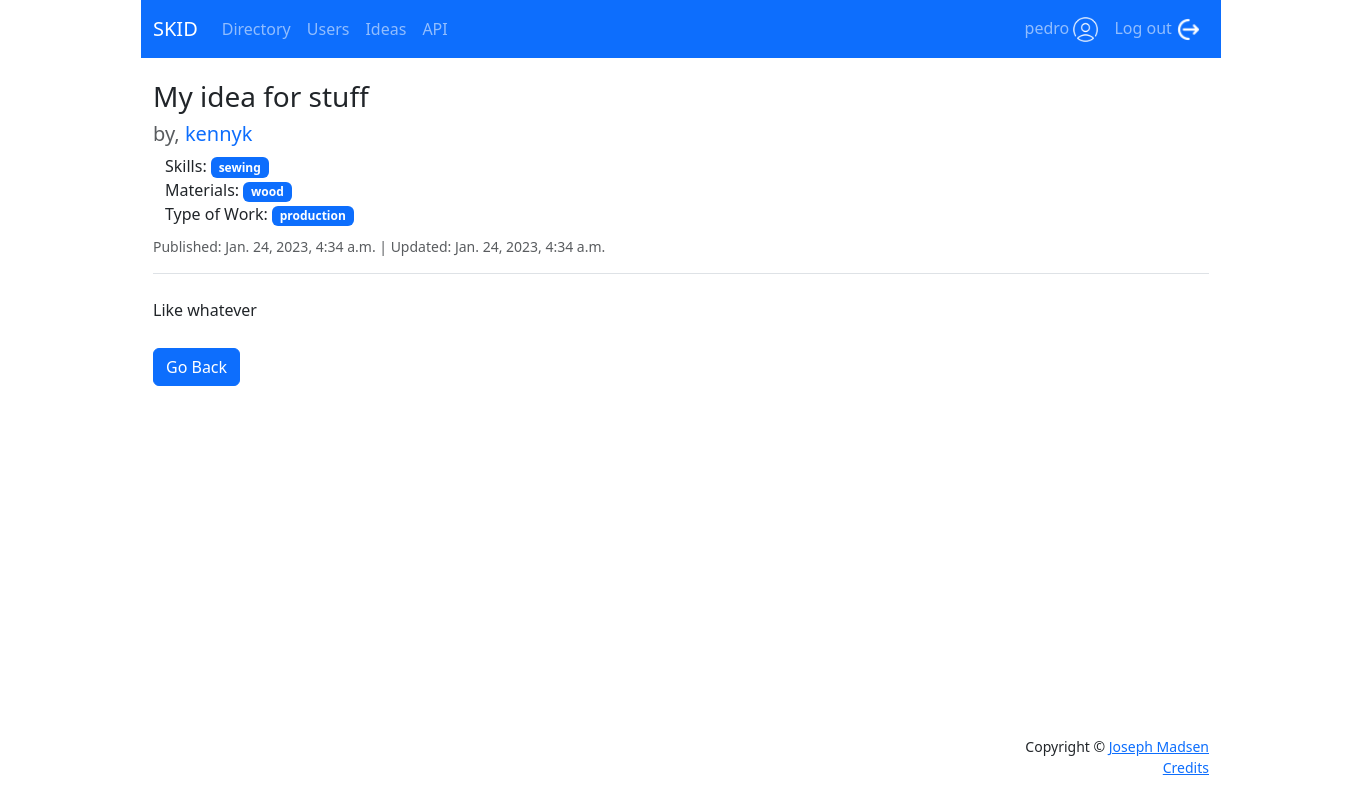
/directory/ideas/my-idea-for-stuff/ (signed in), run on the app's committed database.
### users/models.py (models this page shows, shortened)
class Idea(models.Model):
    author = models.ForeignKey(User, on_delete=models.CASCADE, null=True, related_name='ideas')
    title = models.CharField(max_length=140)
    slug = models.SlugField(max_length=140, default='', null=True, blank=True, unique=True)
    text = models.TextField()
    published = models.DateTimeField(auto_now_add=True)
    updated = models.DateTimeField(auto_now=True)
    skills = models.ManyToManyField(
        to=Skill,
        related_name='idea',
        blank=True,
        help_text='Type of skills needed for this Idea.')
    materials = models.ManyToManyField(
        to=Material,
        related_name='idea',
        blank=True,
        help_text='Type of materials needed for this Idea.')
    type_of_work = models.ManyToManyField(
        to=WorkType,
        related_name='idea',
        blank=True,
        help_text='How many do you need made? eg: one = prototype, many = production, etc.')
    IDEA_STATUS = (
        ('d', 'Draft'),
        ('p', 'Publish'),
    )
    status = models.CharField(
        max_length=1,
        choices=IDEA_STATUS,
        blank=True,
        default='d',
    )

class Skill(models.Model):
    skill = models.CharField(max_length=100, unique=True)
    def __str__(self):
        return self.skill

class Material(models.Model):
    material = models.CharField(max_length=100, unique=True)
    def __str__(self):
        return self.material

class WorkType(models.Model):
    work_type = models.CharField(max_length=100, unique=True)
    def __str__(self):
        return self.work_type

### directory/views.py (the view)
# urls.py: path('ideas/<slug:slug>/', views.idea_detail, name='idea_detail'),
def idea_detail(request, slug):
    try:
        idea = Idea.objects.get(slug=slug)
        context = {
            'idea': idea,
        }
        return render(request, 'directory/idea_detail.html', context)
    except Exception as err:
        print("ERROR: ", str(err))
        context = {'error': str(err)}
        return render(request, 'error_page.html', context, content_type='text/html')

### directory/templates/directory/idea_detail.html
{% extends 'base.html' %}
{% block content %}
{% if user.is_authenticated %}
    <div class="container">
        <h3>{{ idea.title }}</h3>
        <h5 class="text-muted">by, <a href="{% url 'directory:user_detail' idea.author.id %}"
            style="text-decoration: none;">{{ idea.author }}</a>
        </h5>
        <div class="container">
            Skills:
            {% for skill in idea.skills.all %}
                <a href="{% url 'directory:idea_skill' skill.id %}"
                    class="badge bg-primary" style="text-decoration: none;">
                {{ skill }}
                </a>
            {% endfor %}
            <br>
            Materials:
            {% for material in idea.materials.all %}
                <a href="{% url 'directory:idea_material' material.id %}"
                    class="badge bg-primary" style="text-decoration: none;">
                {{ material }}
                </a>
            {% endfor %}
            <br>
            Type of Work:
            {% for type in idea.type_of_work.all %}
                <a href="{% url 'directory:idea_work_type' type.id %}"
                    class="badge bg-primary" style="text-decoration: none;">
                {{ type }}
                </a>
            {% endfor %}
        </div>
        <div class="spacer"></div>
        <p class="text-muted small">Published: {{ idea.published }} | Updated: {{ idea.updated }}</p>
        <div class="border-bottom mb-4"></div>
        <p class="word-wrap" style="width: 80rem;"> {{ idea.text }}</p>
        <div class="spacer"></div>
        <a href="{% url 'directory:ideas' %}" class="btn btn-primary">Go Back</a>
    </div>
{% else %}
    <div class="container">
        <h5>Must be logged in to view this page.</h5>
    </div>
{% endif %}
{% endblock content %}

### users/templates/base.html (shortened to what this page needs)
<!DOCTYPE html>
<html lang="en">
<head>
    <link rel="stylesheet" href="https://cdn.jsdelivr.net/npm/bootstrap@5.3.0-alpha1/dist/css/bootstrap.min.css"
      rel="stylesheet"
>
    {% load static %}
    <link rel="stylesheet" href="{% static 'css/styles.css' %}">
</head>
<body>
<div class="header">
{% block navbar %}
<nav class="navbar navbar-expand-lg bg-primary" data-bs-theme="dark">
  <div class="container-fluid">
    <a class="navbar-brand" href="{% url 'home' %}">SKID</a>
    <div class="collapse navbar-collapse" id="navbarSupportedContent">
      <div class="navbar-nav">
        <a class="nav-link" aria-current="page" href="{% url 'directory:directory' %}">Directory</a>
        <a class="nav-link" aria-current="page" href="{% url 'directory:users' %}">Users</a>
        <a class="nav-link" aria-current="page" href="{% url 'directory:ideas' %}">Ideas</a>
        <a class="nav-link" aria-current="page" href="/api">API</a>
      </div>
      <div class="navbar-nav ms-auto">
        {% if user.is_authenticated %}
          <a class="nav-link" href="{% url 'users:profile' user.id %}">{{ user }} <img class="icon" src="{% static 'images/user.png' %}" alt=""></a>
          <a class="nav-link" href="{% url 'account_logout' %}">Log out <img class="icon" src="{% static 'images/logout.png' %}" alt=""></a>
        {% else %}
          <a class="nav-item nav-link" href="{% url 'account_signup' %}">Sign up <img class="icon" src="{% static 'images/signup.png' %}" alt=""></a>
          <a class="nav-item nav-link" href="{% url 'account_login' %}">Log in <img class="icon" src="{% static 'images/login.png' %}" alt=""></a>
        {% endif %}
      </div>
    </div>
  </div>
</nav>
<div class="spacer"></div>
{% endblock navbar %}
</div>
<div class="content-wrap">
{% block content %}
{% endblock content %}
</div>
<div class="footer">
{% block footer %}
<div class="container">
  <footer class="mt-auto py-3 bg-grey">
    <p class="m-0 text-dark text-end small">Copyright &copy; <a href="https://www.josephmadsen.com">Joseph Madsen</a></p>
    <p class="m-0 text-dark text-end small"><a href="{% url 'credits' %}">Credits</a></p>
  </footer>
</div>
{% endblock footer %}
</div>
</body>
</html>

### users/static/css/styles.css (style rules this page uses)
body { max-width: 1080px; margin: auto; }
.header { height: 80px; }
.content-wrap { min-height: calc(100vh - 160px); }
.footer { height: 80px; }
.icon { height: 25px; width: 25px; }
.spacer { min-width: 10px; min-height: 10px; }

### data on the page
Idea: title "My idea for stuff", author "kennyk", published "Jan. 24, 2023, 4:34 a.m.", updated "Jan. 24, 2023, 4:34 a.m.", text "Like whatever"
Skill: skill "sewing"
Material: material "wood"
WorkType: work_type "production"

### other printed values
{{ user }} "pedro"
